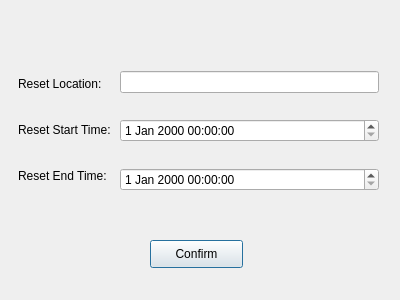
<?xml version="1.0" encoding="UTF-8"?>
<ui version="4.0">
 <class>Dialog</class>
 <widget class="QDialog" name="Dialog">
  <property name="geometry">
   <rect>
    <x>0</x>
    <y>0</y>
    <width>400</width>
    <height>300</height>
   </rect>
  </property>
  <property name="windowTitle">
   <string>Dialog</string>
  </property>
  <widget class="QPushButton" name="pushButton">
   <property name="geometry">
    <rect>
     <x>150</x>
     <y>240</y>
     <width>93</width>
     <height>28</height>
    </rect>
   </property>
   <property name="text">
    <string>Confirm</string>
   </property>
  </widget>
  <widget class="QWidget" name="layoutWidget">
   <property name="geometry">
    <rect>
     <x>18</x>
     <y>51</y>
     <width>361</width>
     <height>161</height>
    </rect>
   </property>
   <layout class="QHBoxLayout" name="horizontalLayout">
    <item>
     <layout class="QVBoxLayout" name="verticalLayout">
      <item>
       <widget class="QLabel" name="label">
        <property name="sizePolicy">
         <sizepolicy hsizetype="Fixed" vsizetype="Fixed">
          <horstretch>0</horstretch>
          <verstretch>0</verstretch>
         </sizepolicy>
        </property>
        <property name="text">
         <string>Reset Location: </string>
        </property>
       </widget>
      </item>
      <item>
       <widget class="QLabel" name="label_2">
        <property name="sizePolicy">
         <sizepolicy hsizetype="Fixed" vsizetype="Fixed">
          <horstretch>0</horstretch>
          <verstretch>0</verstretch>
         </sizepolicy>
        </property>
        <property name="text">
         <string>Reset Start Time: </string>
        </property>
       </widget>
      </item>
      <item>
       <widget class="QLabel" name="label_3">
        <property name="sizePolicy">
         <sizepolicy hsizetype="Fixed" vsizetype="Fixed">
          <horstretch>0</horstretch>
          <verstretch>0</verstretch>
         </sizepolicy>
        </property>
        <property name="text">
         <string>Reset End Time: </string>
        </property>
       </widget>
      </item>
     </layout>
    </item>
    <item>
     <layout class="QVBoxLayout" name="verticalLayout_2">
      <item>
       <widget class="QLineEdit" name="lineEdit"/>
      </item>
      <item>
       <widget class="QDateTimeEdit" name="dateTimeEdit"/>
      </item>
      <item>
       <widget class="QDateTimeEdit" name="dateTimeEdit_2"/>
      </item>
     </layout>
    </item>
   </layout>
  </widget>
 </widget>
 <resources/>
 <connections/>
</ui>
